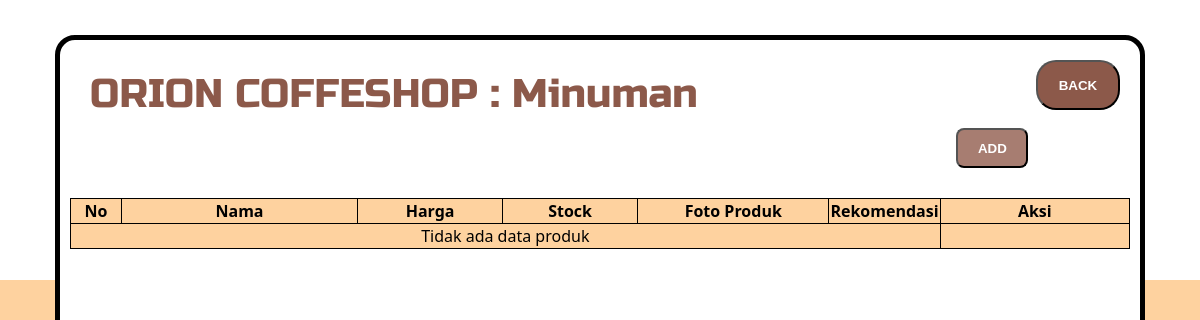
Before: /crud/minuman.php with the older database file.
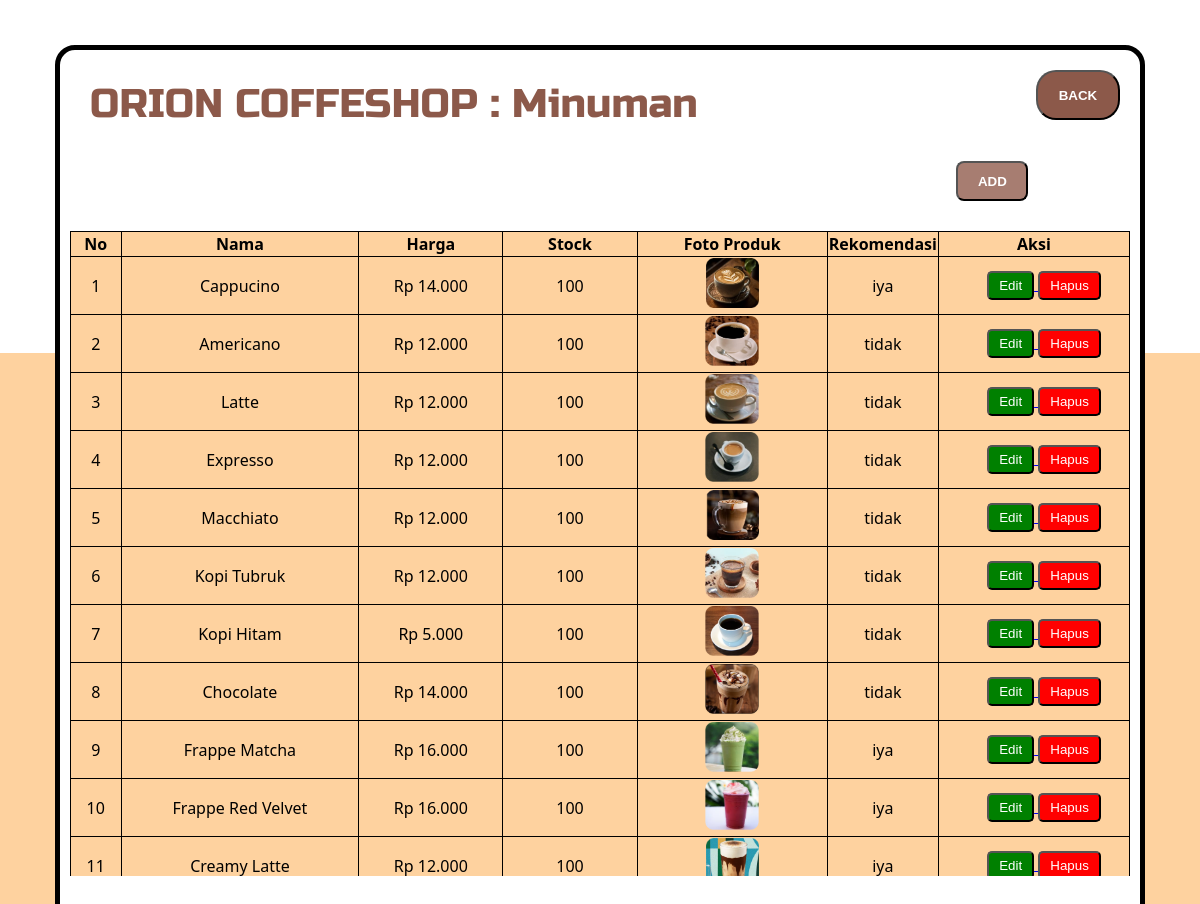
After: the same page with the newer database file.
### tables this page shows
CREATE TABLE `produk` (
  `id` int(11) NOT NULL,
  `id_makanan` varchar(255) NOT NULL,
  `nama_produk` varchar(255) NOT NULL,
  `harga` int(11) NOT NULL,
  `stok` int(5) NOT NULL,
  `gambar_produk` varchar(255) NOT NULL,
  `kategori` enum('makanan','minuman') NOT NULL,
  `rekomendasi` enum('iya','tidak') NOT NULL
);

### crud/minuman.php (the view, shortened to what this page needs)
<?php
include "koneksi.php";
$sql = "SELECT * FROM produk WHERE kategori = 'minuman' ORDER BY id ASC";
$result = mysqli_query($koneksi, $sql);
?>
<!DOCTYPE html>
<html lang="en">
<head>
    <link rel="stylesheet" href="../style/admin.css">
</head>
<body>
    <div class="container">
        <div class="box">
            <div class="header">
                <p>ORION COFFESHOP : Minuman</p>
                <div class="back">
                    <a href="kategori.html"><button>BACK</button></a>
                </div>
            </div>
            <div class="add">
                        <a href="add-minuman.php"><button>ADD</button></a>
                    </div>
            <div class="content">
                <div class="table-container">
                    <table>
                        <thead>
                            <tr>
                                <th width="50px">No</th>
                                <th width="250px">Nama</th>
                                <th width="150px">Harga</th>
                                <th width="140px">Stock</th>
                                <th width="200px">Foto Produk</th>
                                <th width="100px" >Rekomendasi</th>
                                <th width="200px">Aksi</th>
                            </tr>
                        </thead>
                        <tbody>
                            <?php if (mysqli_num_rows($result) > 0): ?>
                                <?php
                                $no = 1;
                                while($row = mysqli_fetch_assoc($result)):
                                ?>
                                    <tr>
                                        <td><?= $no++ ?></td>
                                        <td><?= htmlspecialchars($row['nama_produk']) ?></td>
                                        <td>Rp <?= number_format($row['harga'], 0, ',', '.') ?></td>
                                        <td><?= $row['stok'] ?></td>
                                        <td>
                                            <img style="height: 50px;"
                                                 src="images/<?= htmlspecialchars($row['gambar_produk']) ?>"
                                                 class="product-image">
                                        </td>
                                        <td><?= htmlspecialchars($row['rekomendasi']) ?></td>
                                        <td>
                                            <a href="edit.php?id=<?= $row['id'] ?> &from=minuman.php">
                                                <button class="btn-edit">Edit</button>
                                            </a>
                                            <button onclick="confirmDelete(<?= $row['id'] ?>)"
                                                    class="btn-hapus">Hapus</button>
                                        </td>
                                    </tr>
                                <?php endwhile; ?>
                            <?php else: ?>
                                <tr>
                                    <td colspan="6" class="text-center">Tidak ada data produk</td>
                                </tr>
                            <?php endif; ?>
                        </tbody>
                    </table>
                </div>
            </div>
        </div>
    </div>
</body>
</html>

Changed rows visible on the page:
added produk: nama_produk "Cappucino", harga "14.000", stok "100", gambar_produk (picture), rekomendasi "iya"
added produk: nama_produk "Americano", harga "12.000", stok "100", gambar_produk (picture), rekomendasi "tidak"
added produk: nama_produk "Latte", harga "12.000", stok "100", gambar_produk (picture), rekomendasi "tidak"
added produk: nama_produk "Expresso", harga "12.000", stok "100", gambar_produk (picture), rekomendasi "tidak"
added produk: nama_produk "Macchiato", harga "12.000", stok "100", gambar_produk (picture), rekomendasi "tidak"
added produk: nama_produk "Kopi Tubruk", harga "12.000", stok "100", gambar_produk (picture), rekomendasi "tidak"
added produk: nama_produk "Kopi Hitam", harga "5.000", stok "100", gambar_produk (picture), rekomendasi "tidak"
added produk: nama_produk "Chocolate", harga "14.000", stok "100", gambar_produk (picture), rekomendasi "tidak"
added produk: nama_produk "Frappe Matcha", harga "16.000", stok "100", gambar_produk (picture), rekomendasi "iya"
added produk: nama_produk "Frappe Red Velvet", harga "16.000", stok "100", gambar_produk (picture), rekomendasi "iya"
added produk: nama_produk "Creamy Latte", harga "12.000", stok "100", gambar_produk (picture), rekomendasi "iya"
Other visible differences:
text no longer shown: "Tidak ada data produk"
